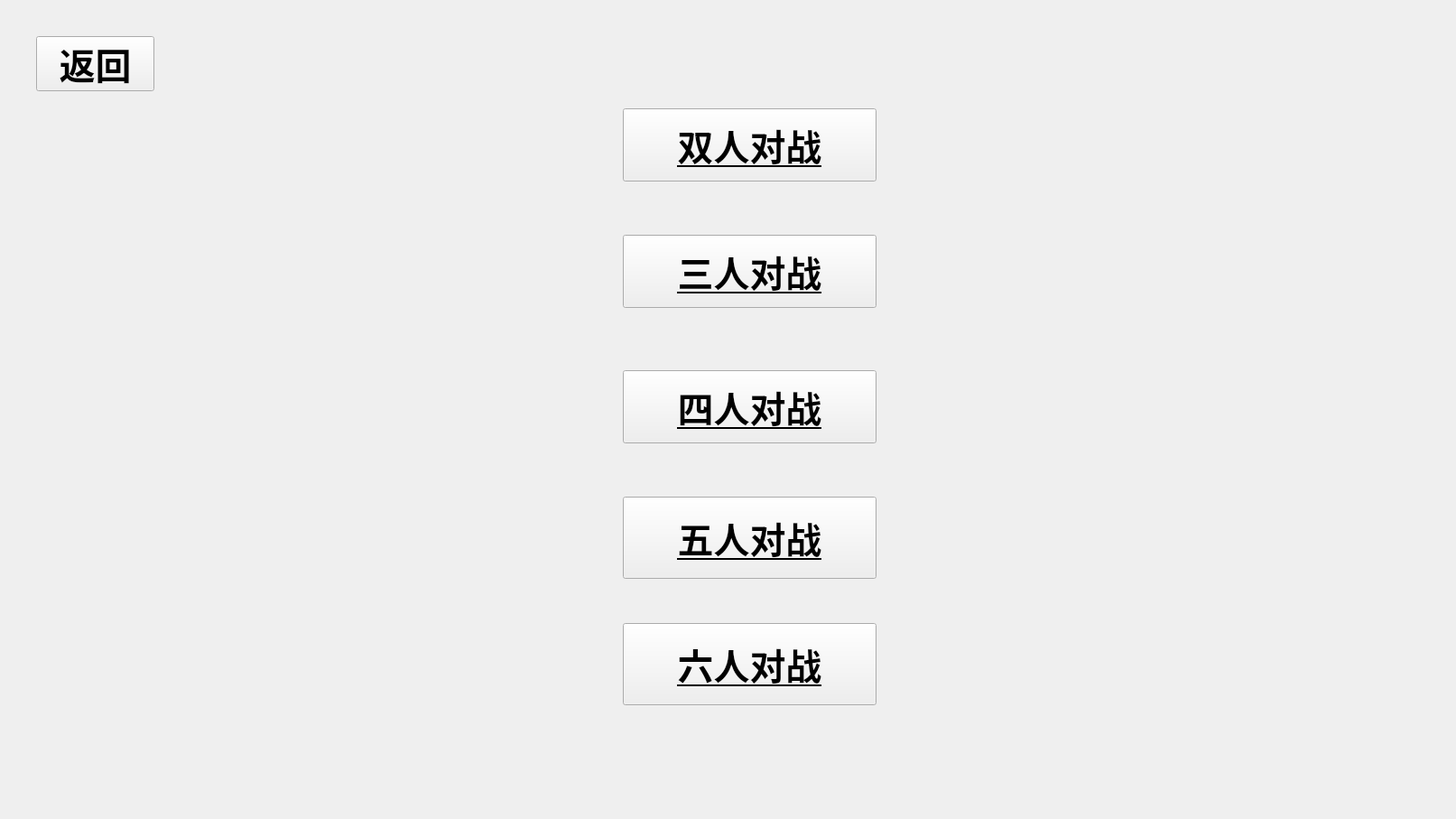
<?xml version="1.0" encoding="UTF-8"?>
<ui version="4.0">
 <class>Select_player_num</class>
 <widget class="QWidget" name="Select_player_num">
  <property name="geometry">
   <rect>
    <x>0</x>
    <y>0</y>
    <width>1613</width>
    <height>907</height>
   </rect>
  </property>
  <property name="windowTitle">
   <string>Form</string>
  </property>
  <widget class="QPushButton" name="two">
   <property name="geometry">
    <rect>
     <x>690</x>
     <y>120</y>
     <width>281</width>
     <height>81</height>
    </rect>
   </property>
   <property name="font">
    <font>
     <family>楷体</family>
     <pointsize>30</pointsize>
     <italic>false</italic>
     <bold>true</bold>
     <underline>true</underline>
    </font>
   </property>
   <property name="styleSheet">
    <string notr="true">QPushButton {
    border-image: url(:/images/assets/button_none.png);
}

QPushButton:hover {
    border-image: url(:/images/assets/button_hover.png);
}

QPushButton:pressed {
    border-image: url(:/images/assets/button_press.png);
}
</string>
   </property>
   <property name="text">
    <string>双人对战</string>
   </property>
  </widget>
  <widget class="QPushButton" name="six">
   <property name="geometry">
    <rect>
     <x>690</x>
     <y>690</y>
     <width>281</width>
     <height>91</height>
    </rect>
   </property>
   <property name="font">
    <font>
     <family>楷体</family>
     <pointsize>30</pointsize>
     <italic>false</italic>
     <bold>true</bold>
     <underline>true</underline>
    </font>
   </property>
   <property name="styleSheet">
    <string notr="true">QPushButton {
    border-image: url(:/images/assets/button_none.png);
}

QPushButton:hover {
    border-image: url(:/images/assets/button_hover.png);
}

QPushButton:pressed {
    border-image: url(:/images/assets/button_press.png);
}
</string>
   </property>
   <property name="text">
    <string>六人对战</string>
   </property>
  </widget>
  <widget class="QPushButton" name="four">
   <property name="geometry">
    <rect>
     <x>690</x>
     <y>410</y>
     <width>281</width>
     <height>81</height>
    </rect>
   </property>
   <property name="font">
    <font>
     <family>楷体</family>
     <pointsize>30</pointsize>
     <italic>false</italic>
     <bold>true</bold>
     <underline>true</underline>
    </font>
   </property>
   <property name="styleSheet">
    <string notr="true">QPushButton {
    border-image: url(:/images/assets/button_none.png);
}

QPushButton:hover {
    border-image: url(:/images/assets/button_hover.png);
}

QPushButton:pressed {
    border-image: url(:/images/assets/button_press.png);
}
</string>
   </property>
   <property name="text">
    <string>四人对战</string>
   </property>
  </widget>
  <widget class="QPushButton" name="three">
   <property name="geometry">
    <rect>
     <x>690</x>
     <y>260</y>
     <width>281</width>
     <height>81</height>
    </rect>
   </property>
   <property name="font">
    <font>
     <family>楷体</family>
     <pointsize>30</pointsize>
     <italic>false</italic>
     <bold>true</bold>
     <underline>true</underline>
    </font>
   </property>
   <property name="styleSheet">
    <string notr="true">QPushButton {
    border-image: url(:/images/assets/button_none.png);
}

QPushButton:hover {
    border-image: url(:/images/assets/button_hover.png);
}

QPushButton:pressed {
    border-image: url(:/images/assets/button_press.png);
}
</string>
   </property>
   <property name="text">
    <string>三人对战</string>
   </property>
  </widget>
  <widget class="QPushButton" name="five">
   <property name="geometry">
    <rect>
     <x>690</x>
     <y>550</y>
     <width>281</width>
     <height>91</height>
    </rect>
   </property>
   <property name="font">
    <font>
     <family>楷体</family>
     <pointsize>30</pointsize>
     <italic>false</italic>
     <bold>true</bold>
     <underline>true</underline>
    </font>
   </property>
   <property name="styleSheet">
    <string notr="true">QPushButton {
    border-image: url(:/images/assets/button_none.png);
}

QPushButton:hover {
    border-image: url(:/images/assets/button_hover.png);
}

QPushButton:pressed {
    border-image: url(:/images/assets/button_press.png);
}
</string>
   </property>
   <property name="text">
    <string>五人对战</string>
   </property>
  </widget>
  <widget class="QPushButton" name="Back">
   <property name="geometry">
    <rect>
     <x>40</x>
     <y>40</y>
     <width>131</width>
     <height>61</height>
    </rect>
   </property>
   <property name="font">
    <font>
     <family>楷体</family>
     <pointsize>30</pointsize>
     <bold>true</bold>
    </font>
   </property>
   <property name="styleSheet">
    <string notr="true">QPushButton {
    border-image: url(:/images/assets/button_none.png);
}

QPushButton:hover {
    border-image: url(:/images/assets/button_hover.png);
}

QPushButton:pressed {
    border-image: url(:/images/assets/button_press.png);
}
</string>
   </property>
   <property name="text">
    <string>返回</string>
   </property>
  </widget>
  <widget class="QLabel" name="label">
   <property name="geometry">
    <rect>
     <x>0</x>
     <y>0</y>
     <width>1613</width>
     <height>907</height>
    </rect>
   </property>
   <property name="styleSheet">
    <string notr="true">background-image: url(:/images/assets/b.png);</string>
   </property>
   <property name="text">
    <string/>
   </property>
  </widget>
  <zorder>label</zorder>
  <zorder>two</zorder>
  <zorder>six</zorder>
  <zorder>four</zorder>
  <zorder>three</zorder>
  <zorder>five</zorder>
  <zorder>Back</zorder>
 </widget>
 <resources/>
 <connections/>
</ui>
